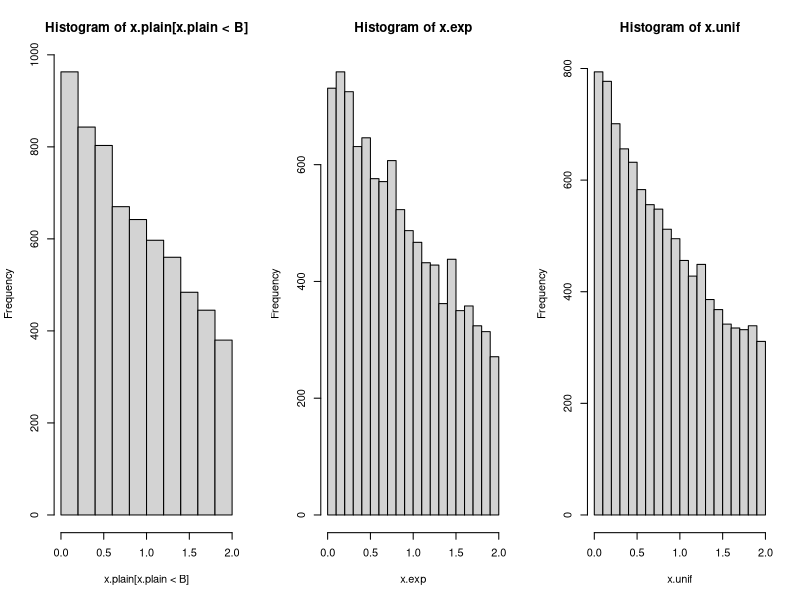
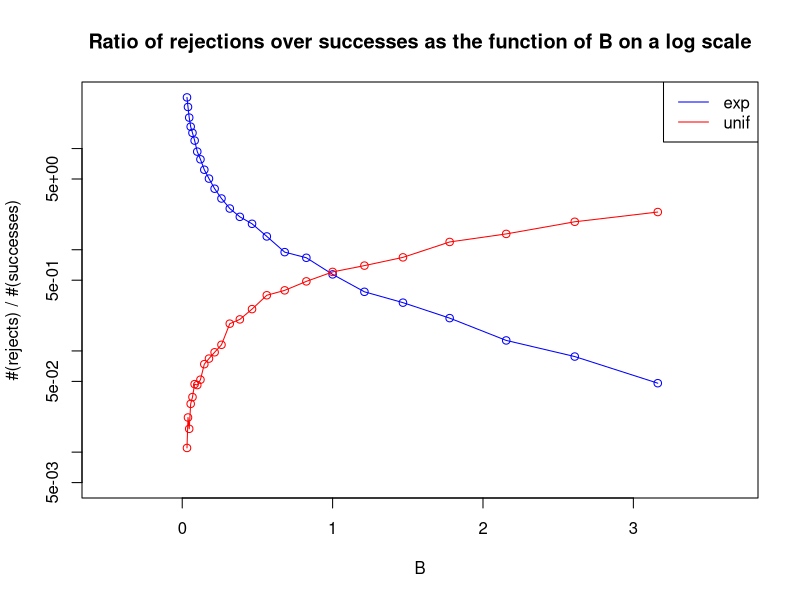

R code for these plots, in order:
# I only implement the two rejection samplers and not the whole Gibbs sampling procedure.
# It's basically done in hw2.R

# a)
sample.reject.exp <- function (n, B, rate) {
  x.vec <- rep(0, n)
  count <- 0
  for (i in seq_len(n)) {
    repeat {
      count <- count+1
      x <- rexp(1, rate = rate)
      if (x < B)
        break
    }
    x.vec[i] <- x
  }
  list(samples = x.vec, count = count)
}

# b)
sample.reject.unif <- function (n, B, rate) {
  x.vec <- rep(0, n)
  count <- 0
  C <- 1 / (1-exp(-B*rate))
  M <- B * rate * C
  for (i in seq_len(n)) {
    repeat {
      count <- count+1
      x <- runif(1, min = 0, max = B)
      if (runif(1) < C * rate * exp(-x*rate) / (M * (1 / B)))
        break
    }
    x.vec[i] <- x
  }
  list(samples = x.vec, count = count)
}

# visual test, the 3 histograms should look similar
# the first one has less elements than the other 2
B <- 2
rate <- .5
n <- 10000
x.plain <- rexp(n, rate)
x.exp <- sample.reject.exp(n, B, rate)$samples
x.unif <- sample.reject.unif(n, B, rate)$samples
opar <- par(mfcol = c(1,3))
hist(x.plain[x.plain < B])
hist(x.exp)
hist(x.unif)
par(opar)

# time using several parameters
n <- 20000
B <- 1

rate <- 0.1
system.time({  # slower
  sample.reject.exp(n, B, rate)
})
system.time({  # faster
  sample.reject.unif(n, B, rate)
})

rate <- 1
system.time({  # faster
  sample.reject.exp(n, B, rate)
})
system.time({  # slower
  sample.reject.unif(n, B, rate)
})


B <- 10

rate <- 0.1
system.time({  # faster
  sample.reject.exp(n, B, rate)
})
system.time({  # slower
  sample.reject.unif(n, B, rate)
})

rate <- 1
system.time({  # fastest among all
  sample.reject.exp(n, B, rate)
})
system.time({  # slowest among all
  sample.reject.unif(n, B, rate)
})

# rejections
n <- 1000
rate <- 1
B.n <- 25
B.values <- 10^seq(-1.5, .5, length.out = B.n)
rejects.exp <- rep(0, B.n)
rejects.unif <- rep(0, B.n)
for (i in seq_len(B.n)) {
  rejects.exp[i] <- sample.reject.exp(n, B.values[i], rate)$count / n - 1
  rejects.unif[i] <- sample.reject.unif(n, B.values[i], rate)$count / n - 1
}

# warning: the plot doesn't work if rejects.exp or rejects.unif have zeros
plot(B.values, rejects.exp, col = "blue", type = "l",
     xlim = c(-.5, B.values[B.n]+.5), ylim = c(0.005, max(c(rejects.exp, rejects.unif))),
     main = "Ratio of rejections over successes as the function of B on a log scale",
     xlab = "B", ylab = "#(rejects) / #(successes)",
     log = "y")
points(B.values, rejects.exp, col = "blue")
points(B.values, rejects.unif, col = "red")
lines(B.values, rejects.unif, col = "red")
legend("topright", col = c("blue", "red"), legend = c("exp", "unif"),
       lty = 1)
